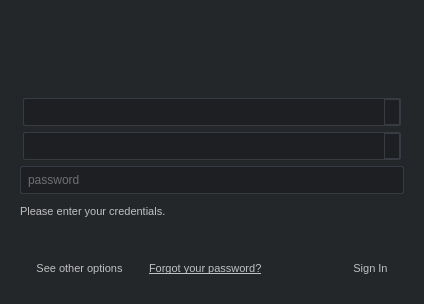
<?xml version="1.0" encoding="UTF-8"?>
<ui version="4.0">
 <class>LoginDialog</class>
 <widget class="QDialog" name="LoginDialog">
  <property name="windowModality">
   <enum>Qt::NonModal</enum>
  </property>
  <property name="geometry">
   <rect>
    <x>0</x>
    <y>0</y>
    <width>424</width>
    <height>304</height>
   </rect>
  </property>
  <property name="minimumSize">
   <size>
    <width>424</width>
    <height>304</height>
   </size>
  </property>
  <property name="windowTitle">
   <string>ShotGrid Login</string>
  </property>
  <property name="styleSheet">
   <string notr="true">
QWidget
{
    background-color: rgb(36, 39, 42);
    color: rgb(192, 192, 192);
    selection-background-color: rgb(168, 123, 43);
    selection-color: rgb(230, 230, 230);
    font-size: 11px;
}

QPushButton
{
    background-color: transparent;
    border: 1px solid transparent;
    border-radius: 2px;
    padding: 8px;
    padding-left: 15px;
    padding-right: 15px;
}

QPushButton::menu-indicator {
    subcontrol-position: right center;
}

QPushButton QMenu::item {
    padding: 15px;
    border: 1px solid transparent;
}

QPushButton QMenu::item:disabled {
    color: rgb(160, 160, 160);
    font-style: italic;
}

QPushButton QMenu::item:selected {
    border-color: rgb(54, 60, 66);
}

QPushButton QMenu::item:pressed
{
    border-color: rgb(192, 192, 192);
}

QLineEdit, QComboBox
{
    background-color: rgb(29, 31, 34);
    border: 1px solid rgb(54, 60, 66);
    border-radius: 2px;
    padding: 5px;
    font-size: 12px;
}

QComboBox
{
    margin-left: 3px;
    margin-right: 3px;
}

QPushButton:focus
{
    border-color: rgb(48, 167, 227);
    outline: none;
}

QPushButton:hover {
    border-color: rgb(54, 60, 66);
}

QPushButton:pressed
{
    border-color: rgb(192, 192, 192);
}

QComboBox:focus, QLineEdit:focus
{
    border: 1px solid rgb(48, 167, 227);
}

QComboBox:drop-down:button {
    border: 1px solid rgb(54, 60, 66);
}

QComboBox:down-arrow {
    image: url(:/shotgun_authentication/down-arrow.png);
}

QLineEdit:disabled {
    background-color: rgb(60, 60, 60);
    color: rgb(160, 160, 160);
}

QComboBox::drop-down:disabled {
    border-width: 0px;
}

QComboBox::down-arrow:disabled {
    image: url(noimg); border-width: 0px;
}

QComboBox::disabled {
    background-color: rgb(60, 60, 60);
    color: rgb(160, 160, 160);
}

QPushButton.main
{
    background-color: rgb(35, 165, 225);
    border-color: rgb(36, 39, 42);
    color: rgb(248, 248, 248);
}

QPushButton.main:focus, QPushButton.main:hover
{
    border-color: rgb(54, 60, 66);
}

QPushButton.main:pressed
{
    border-color: rgb(248, 248, 248);
}
</string>
  </property>
  <property name="modal">
   <bool>true</bool>
  </property>
  <layout class="QVBoxLayout" name="verticalLayout_2" stretch="1,0">
   <property name="margin">
    <number>20</number>
   </property>
   <item>
    <layout class="QHBoxLayout" name="horizontalLayout" stretch="0">
     <property name="spacing">
      <number>0</number>
     </property>
     <property name="sizeConstraint">
      <enum>QLayout::SetMinAndMaxSize</enum>
     </property>
     <item>
      <widget class="AspectPreservingLabel" name="logo">
       <property name="sizePolicy">
        <sizepolicy hsizetype="Preferred" vsizetype="Preferred">
         <horstretch>0</horstretch>
         <verstretch>0</verstretch>
        </sizepolicy>
       </property>
       <property name="maximumSize">
        <size>
         <width>320</width>
         <height>72</height>
        </size>
       </property>
       <property name="text">
        <string/>
       </property>
       <property name="pixmap">
        <pixmap resource="resources.qrc">:/shotgun_authentication/shotgun_logo_light_medium.png</pixmap>
       </property>
       <property name="alignment">
        <set>Qt::AlignCenter</set>
       </property>
       <property name="textInteractionFlags">
        <set>Qt::NoTextInteraction</set>
       </property>
      </widget>
     </item>
    </layout>
   </item>
   <item>
    <widget class="QStackedWidget" name="stackedWidget">
     <property name="minimumSize">
      <size>
       <width>324</width>
       <height>172</height>
      </size>
     </property>
     <property name="currentIndex">
      <number>0</number>
     </property>
     <widget class="QWidget" name="login_page">
      <layout class="QVBoxLayout" name="verticalLayout_3">
       <property name="margin">
        <number>0</number>
       </property>
       <item>
        <widget class="QWidget" name="credentials" native="true">
         <property name="minimumSize">
          <size>
           <width>0</width>
           <height>126</height>
          </size>
         </property>
         <layout class="QVBoxLayout" name="verticalLayout_7">
          <property name="margin">
           <number>0</number>
          </property>
          <item>
           <widget class="RecentBox" name="site">
            <property name="accessibleName">
             <string>site</string>
            </property>
           </widget>
          </item>
          <item>
           <widget class="RecentBox" name="login">
            <property name="accessibleName">
             <string>login</string>
            </property>
           </widget>
          </item>
          <item>
           <widget class="Qt5LikeLineEdit" name="password">
            <property name="minimumSize">
             <size>
              <width>308</width>
              <height>0</height>
             </size>
            </property>
            <property name="accessibleName">
             <string>password</string>
            </property>
            <property name="echoMode">
             <enum>QLineEdit::Password</enum>
            </property>
            <property name="placeholderText">
             <string>password</string>
            </property>
           </widget>
          </item>
          <item>
           <widget class="QLabel" name="message">
            <property name="sizePolicy">
             <sizepolicy hsizetype="Preferred" vsizetype="Expanding">
              <horstretch>0</horstretch>
              <verstretch>0</verstretch>
             </sizepolicy>
            </property>
            <property name="text">
             <string>Please enter your credentials.</string>
            </property>
            <property name="textFormat">
             <enum>Qt::RichText</enum>
            </property>
            <property name="alignment">
             <set>Qt::AlignLeading|Qt::AlignLeft|Qt::AlignVCenter</set>
            </property>
            <property name="wordWrap">
             <bool>true</bool>
            </property>
            <property name="margin">
             <number>4</number>
            </property>
            <property name="openExternalLinks">
             <bool>true</bool>
            </property>
           </widget>
          </item>
          <item>
           <spacer name="verticalSpacer_3">
            <property name="orientation">
             <enum>Qt::Vertical</enum>
            </property>
            <property name="sizeHint" stdset="0">
             <size>
              <width>20</width>
              <height>0</height>
             </size>
            </property>
           </spacer>
          </item>
         </layout>
        </widget>
       </item>
       <item>
        <layout class="QHBoxLayout" name="button_layout" stretch="0,0,1,0">
         <property name="spacing">
          <number>10</number>
         </property>
         <property name="leftMargin">
          <number>0</number>
         </property>
         <item>
          <widget class="QPushButton" name="button_options">
           <property name="text">
            <string>See other options</string>
           </property>
           <property name="autoDefault">
            <bool>false</bool>
           </property>
           <property name="flat">
            <bool>true</bool>
           </property>
          </widget>
         </item>
         <item>
          <layout class="QVBoxLayout" name="links">
           <item>
            <widget class="QLabel" name="forgot_password_link">
             <property name="cursor">
              <cursorShape>PointingHandCursor</cursorShape>
             </property>
             <property name="text">
              <string>&lt;html&gt;&lt;head/&gt;&lt;body&gt;&lt;p&gt;&lt;a href=&quot;#&quot; style=&quot;color:#c0c1c3;&quot;&gt;Forgot your password?&lt;/a&gt;&lt;/p&gt;&lt;/body&gt;&lt;/html&gt;</string>
             </property>
             <property name="textFormat">
              <enum>Qt::RichText</enum>
             </property>
             <property name="margin">
              <number>4</number>
             </property>
             <property name="openExternalLinks">
              <bool>false</bool>
             </property>
            </widget>
           </item>
          </layout>
         </item>
         <item>
          <spacer name="sign_in_hspacer">
           <property name="orientation">
            <enum>Qt::Horizontal</enum>
           </property>
           <property name="sizeHint" stdset="0">
            <size>
             <width>40</width>
             <height>20</height>
            </size>
           </property>
          </spacer>
         </item>
         <item>
          <widget class="QPushButton" name="sign_in">
           <property name="text">
            <string>Sign In</string>
           </property>
           <property name="autoDefault">
            <bool>true</bool>
           </property>
           <property name="default">
            <bool>true</bool>
           </property>
           <property name="flat">
            <bool>true</bool>
           </property>
           <property name="class" stdset="0">
            <string>main</string>
           </property>
          </widget>
         </item>
        </layout>
       </item>
      </layout>
     </widget>
     <widget class="QWidget" name="_2fa_page">
      <layout class="QVBoxLayout" name="verticalLayout_4">
       <property name="margin">
        <number>0</number>
       </property>
       <item>
        <widget class="QWidget" name="credentials_2" native="true">
         <property name="minimumSize">
          <size>
           <width>0</width>
           <height>133</height>
          </size>
         </property>
         <layout class="QHBoxLayout" name="horizontalLayout_2">
          <property name="margin">
           <number>0</number>
          </property>
          <item>
           <widget class="QLabel" name="label">
            <property name="minimumSize">
             <size>
              <width>86</width>
              <height>0</height>
             </size>
            </property>
            <property name="text">
             <string/>
            </property>
            <property name="pixmap">
             <pixmap resource="resources.qrc">:/google_authenticator/google_authenticator.png</pixmap>
            </property>
            <property name="alignment">
             <set>Qt::AlignHCenter|Qt::AlignTop</set>
            </property>
           </widget>
          </item>
          <item>
           <widget class="QWidget" name="widget_2" native="true">
            <layout class="QVBoxLayout" name="verticalLayout">
             <item>
              <widget class="QLabel" name="_2fa_message">
               <property name="sizePolicy">
                <sizepolicy hsizetype="Preferred" vsizetype="Fixed">
                 <horstretch>0</horstretch>
                 <verstretch>0</verstretch>
                </sizepolicy>
               </property>
               <property name="text">
                <string>Enter the code generated by the Google Authenticator or Duo Mobile app.</string>
               </property>
               <property name="alignment">
                <set>Qt::AlignLeading|Qt::AlignLeft|Qt::AlignVCenter</set>
               </property>
               <property name="wordWrap">
                <bool>true</bool>
               </property>
               <property name="margin">
                <number>0</number>
               </property>
              </widget>
             </item>
             <item>
              <widget class="Qt5LikeLineEdit" name="_2fa_code">
               <property name="accessibleName">
                <string>2fa code</string>
               </property>
               <property name="placeholderText">
                <string>Enter code</string>
               </property>
              </widget>
             </item>
             <item>
              <widget class="QLabel" name="invalid_code">
               <property name="sizePolicy">
                <sizepolicy hsizetype="Preferred" vsizetype="Fixed">
                 <horstretch>0</horstretch>
                 <verstretch>0</verstretch>
                </sizepolicy>
               </property>
               <property name="text">
                <string/>
               </property>
              </widget>
             </item>
             <item>
              <spacer name="verticalSpacer_2">
               <property name="orientation">
                <enum>Qt::Vertical</enum>
               </property>
               <property name="sizeHint" stdset="0">
                <size>
                 <width>20</width>
                 <height>40</height>
                </size>
               </property>
              </spacer>
             </item>
            </layout>
           </widget>
          </item>
         </layout>
        </widget>
       </item>
       <item>
        <layout class="QHBoxLayout" name="button_layout_2" stretch="0,0,0">
         <property name="spacing">
          <number>10</number>
         </property>
         <property name="leftMargin">
          <number>0</number>
         </property>
         <item>
          <widget class="QPushButton" name="use_backup">
           <property name="text">
            <string>Use backup code</string>
           </property>
           <property name="flat">
            <bool>true</bool>
           </property>
          </widget>
         </item>
         <item>
          <spacer name="_2fa_hspacer">
           <property name="orientation">
            <enum>Qt::Horizontal</enum>
           </property>
           <property name="sizeHint" stdset="0">
            <size>
             <width>40</width>
             <height>20</height>
            </size>
           </property>
          </spacer>
         </item>
         <item>
          <widget class="QPushButton" name="verify_2fa">
           <property name="minimumSize">
            <size>
             <width>65</width>
             <height>0</height>
            </size>
           </property>
           <property name="text">
            <string>Verify</string>
           </property>
           <property name="autoDefault">
            <bool>false</bool>
           </property>
           <property name="default">
            <bool>true</bool>
           </property>
           <property name="flat">
            <bool>true</bool>
           </property>
           <property name="class" stdset="0">
            <string>main</string>
           </property>
          </widget>
         </item>
        </layout>
       </item>
      </layout>
     </widget>
     <widget class="QWidget" name="backup_page">
      <layout class="QVBoxLayout" name="verticalLayout_6">
       <property name="margin">
        <number>0</number>
       </property>
       <item>
        <widget class="QWidget" name="credentials_3" native="true">
         <property name="minimumSize">
          <size>
           <width>0</width>
           <height>133</height>
          </size>
         </property>
         <layout class="QHBoxLayout" name="horizontalLayout_3">
          <property name="margin">
           <number>0</number>
          </property>
          <item>
           <widget class="QLabel" name="label_2">
            <property name="text">
             <string/>
            </property>
            <property name="pixmap">
             <pixmap resource="resources.qrc">:/backup_codes/backup_codes_light_bg.png</pixmap>
            </property>
            <property name="alignment">
             <set>Qt::AlignHCenter|Qt::AlignTop</set>
            </property>
           </widget>
          </item>
          <item>
           <widget class="QWidget" name="widget_4" native="true">
            <layout class="QVBoxLayout" name="verticalLayout_5">
             <item>
              <widget class="QLabel" name="_2fa_message_2">
               <property name="sizePolicy">
                <sizepolicy hsizetype="Preferred" vsizetype="Fixed">
                 <horstretch>0</horstretch>
                 <verstretch>0</verstretch>
                </sizepolicy>
               </property>
               <property name="text">
                <string>Please enter one of your backup codes.</string>
               </property>
               <property name="alignment">
                <set>Qt::AlignLeading|Qt::AlignLeft|Qt::AlignVCenter</set>
               </property>
               <property name="wordWrap">
                <bool>true</bool>
               </property>
               <property name="margin">
                <number>0</number>
               </property>
              </widget>
             </item>
             <item>
              <widget class="Qt5LikeLineEdit" name="backup_code">
               <property name="accessibleName">
                <string>backup code</string>
               </property>
               <property name="text">
                <string/>
               </property>
               <property name="placeholderText">
                <string>Enter backup code</string>
               </property>
              </widget>
             </item>
             <item>
              <widget class="QLabel" name="invalid_backup_code">
               <property name="sizePolicy">
                <sizepolicy hsizetype="Preferred" vsizetype="Fixed">
                 <horstretch>0</horstretch>
                 <verstretch>0</verstretch>
                </sizepolicy>
               </property>
               <property name="text">
                <string/>
               </property>
              </widget>
             </item>
             <item>
              <spacer name="verticalSpacer">
               <property name="orientation">
                <enum>Qt::Vertical</enum>
               </property>
               <property name="sizeHint" stdset="0">
                <size>
                 <width>20</width>
                 <height>40</height>
                </size>
               </property>
              </spacer>
             </item>
            </layout>
           </widget>
          </item>
         </layout>
        </widget>
       </item>
       <item>
        <layout class="QHBoxLayout" name="button_layout_3" stretch="0,0,0">
         <property name="spacing">
          <number>10</number>
         </property>
         <property name="leftMargin">
          <number>0</number>
         </property>
         <item>
          <widget class="QPushButton" name="use_app">
           <property name="text">
            <string>Use Google App</string>
           </property>
           <property name="autoDefault">
            <bool>false</bool>
           </property>
           <property name="flat">
            <bool>true</bool>
           </property>
          </widget>
         </item>
         <item>
          <spacer name="backup_hspacer">
           <property name="orientation">
            <enum>Qt::Horizontal</enum>
           </property>
           <property name="sizeHint" stdset="0">
            <size>
             <width>40</width>
             <height>20</height>
            </size>
           </property>
          </spacer>
         </item>
         <item>
          <widget class="QPushButton" name="verify_backup">
           <property name="minimumSize">
            <size>
             <width>65</width>
             <height>0</height>
            </size>
           </property>
           <property name="text">
            <string>Verify</string>
           </property>
           <property name="autoDefault">
            <bool>true</bool>
           </property>
           <property name="default">
            <bool>true</bool>
           </property>
           <property name="flat">
            <bool>true</bool>
           </property>
           <property name="class" stdset="0">
            <string>main</string>
           </property>
          </widget>
         </item>
        </layout>
       </item>
      </layout>
     </widget>
     <widget class="QWidget" name="asl_page">
      <layout class="QVBoxLayout" name="verticalLayout_2" stretch="0,0,0,0">
       <property name="margin">
        <number>20</number>
       </property>
       <item>
        <widget class="QLabel" name="asl_msg">
         <property name="sizePolicy">
          <sizepolicy hsizetype="Preferred" vsizetype="Expanding">
           <horstretch>0</horstretch>
           <verstretch>0</verstretch>
          </sizepolicy>
         </property>
         <property name="styleSheet">
          <string notr="true">padding-left: 40px; padding-left: 40px;padding-right: 40px;</string>
         </property>
         <property name="text">
          <string>Check your default web browser to continue logging in.</string>
         </property>
         <property name="alignment">
          <set>Qt::AlignCenter</set>
         </property>
         <property name="wordWrap">
          <bool>true</bool>
         </property>
        </widget>
       </item>
       <item>
        <widget class="QLabel" name="asl_msg_back">
         <property name="text">
          <string>&lt;html&gt;&lt;head/&gt;&lt;body&gt;&lt;p&gt;&lt;a href=&quot;#&quot;&gt;&lt;span style=&quot; text-decoration: underline; color:#c0c1c3;&quot;&gt;Cancel &amp; return to the login page&lt;/span&gt;&lt;/a&gt;&lt;/p&gt;&lt;/body&gt;&lt;/html&gt;</string>
         </property>
         <property name="alignment">
          <set>Qt::AlignCenter</set>
         </property>
         <property name="wordWrap">
          <bool>true</bool>
         </property>
        </widget>
       </item>
       <item>
        <spacer name="ulf2_spacer">
         <property name="orientation">
          <enum>Qt::Vertical</enum>
         </property>
         <property name="sizeHint" stdset="0">
          <size>
           <width>20</width>
           <height>40</height>
          </size>
         </property>
        </spacer>
       </item>
       <item>
        <widget class="QLabel" name="asl_msg_help">
         <property name="text">
          <string>&lt;html&gt;&lt;head/&gt;&lt;body&gt;&lt;p&gt;If you are having trouble logging in with the browser, &lt;a href=&quot;{url}&quot;&gt;&lt;span style=&quot; text-decoration: underline; color:#c0c1c3;&quot;&gt;select this support link&lt;/span&gt;&lt;/a&gt;&lt;/p&gt;&lt;/body&gt;&lt;/html&gt;</string>
         </property>
         <property name="alignment">
          <set>Qt::AlignCenter</set>
         </property>
         <property name="wordWrap">
          <bool>true</bool>
         </property>
        </widget>
       </item>
      </layout>
     </widget>
    </widget>
   </item>
  </layout>
 </widget>
 <customwidgets>
  <customwidget>
   <class>Qt5LikeLineEdit</class>
   <extends>QLineEdit</extends>
   <header>.qt5_like_line_edit</header>
  </customwidget>
  <customwidget>
   <class>RecentBox</class>
   <extends>QComboBox</extends>
   <header>.recent_box</header>
  </customwidget>
  <customwidget>
   <class>AspectPreservingLabel</class>
   <extends>QLabel</extends>
   <header>.aspect_preserving_label</header>
  </customwidget>
 </customwidgets>
 <resources>
  <include location="resources.qrc"/>
 </resources>
 <connections/>
</ui>
